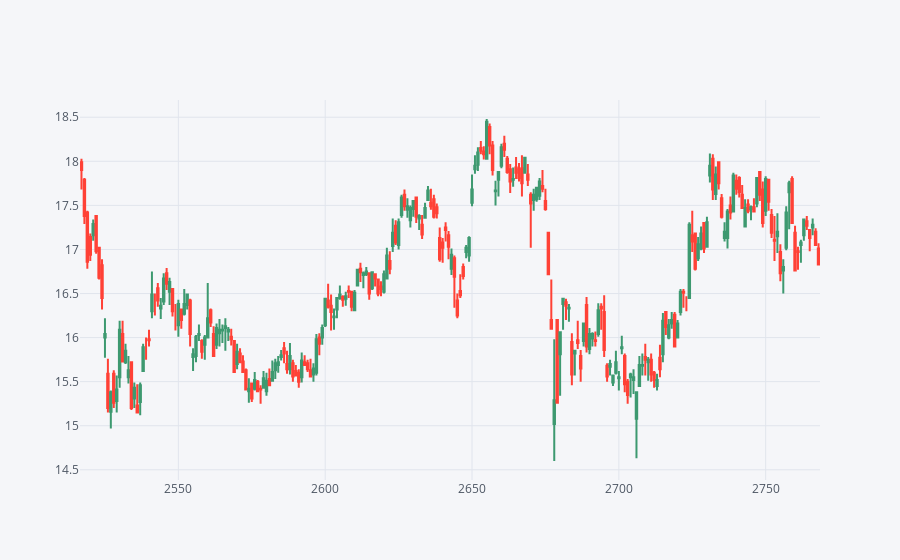

Notebook code for this chart:
### Code cell
BAC[['Open', 'High', 'Low', 'Close']].iloc[start:end+1,].iplot(kind='candle')

### Figure 1 — Plotly figure (JSON) as saved in the notebook; plotly's stock layout.template omitted (floating-point values rounded to 4 significant figures; data arrays with more than 128 entries replaced by an {"elided": "..."} marker saying what was removed)
{"data": [{"close": {"elided": "252 float values"}, "high": {"elided": "252 float values"}, "low": {"elided": "252 float values"}, "open": {"elided": "252 float values"}, "showlegend": false, "type": "candlestick", "x": {"elided": "252 int values"}, "yaxis": "y2"}], "layout": {"legend": {"bgcolor": "#F5F6F9", "font": {"color": "#4D5663"}}, "paper_bgcolor": "#F5F6F9", "plot_bgcolor": "#F5F6F9", "title": {"font": {"color": "#4D5663"}}, "xaxis": {"gridcolor": "#E1E5ED", "rangeslider": {"visible": false}, "showgrid": true, "tickfont": {"color": "#4D5663"}, "title": {"font": {"color": "#4D5663"}, "text": ""}, "zerolinecolor": "#E1E5ED"}, "yaxis": {"gridcolor": "#E1E5ED", "showgrid": true, "showticklabels": false, "tickfont": {"color": "#4D5663"}, "title": {"font": {"color": "#4D5663"}, "text": ""}, "zerolinecolor": "#E1E5ED"}, "yaxis2": {"gridcolor": "#E1E5ED", "showgrid": true, "tickfont": {"color": "#4D5663"}, "title": {"font": {"color": "#4D5663"}, "text": ""}, "zerolinecolor": "#E1E5ED"}}}
